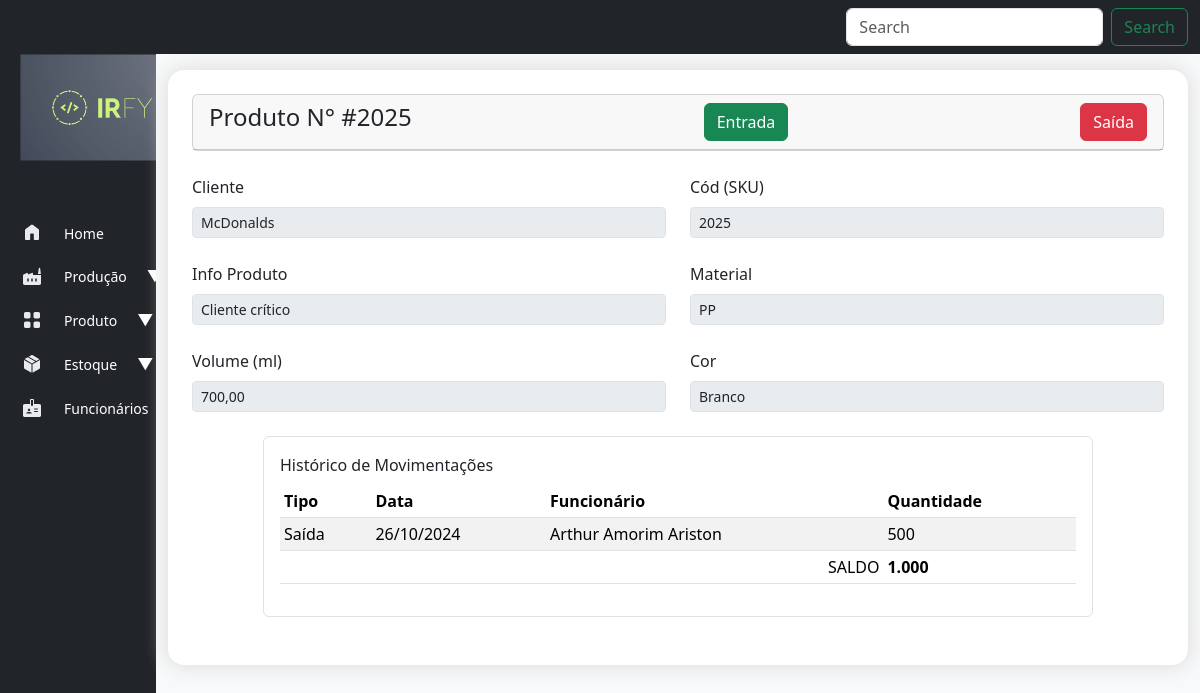
The page /estoque/produto_acabado/1/ on the database as committed earlier.
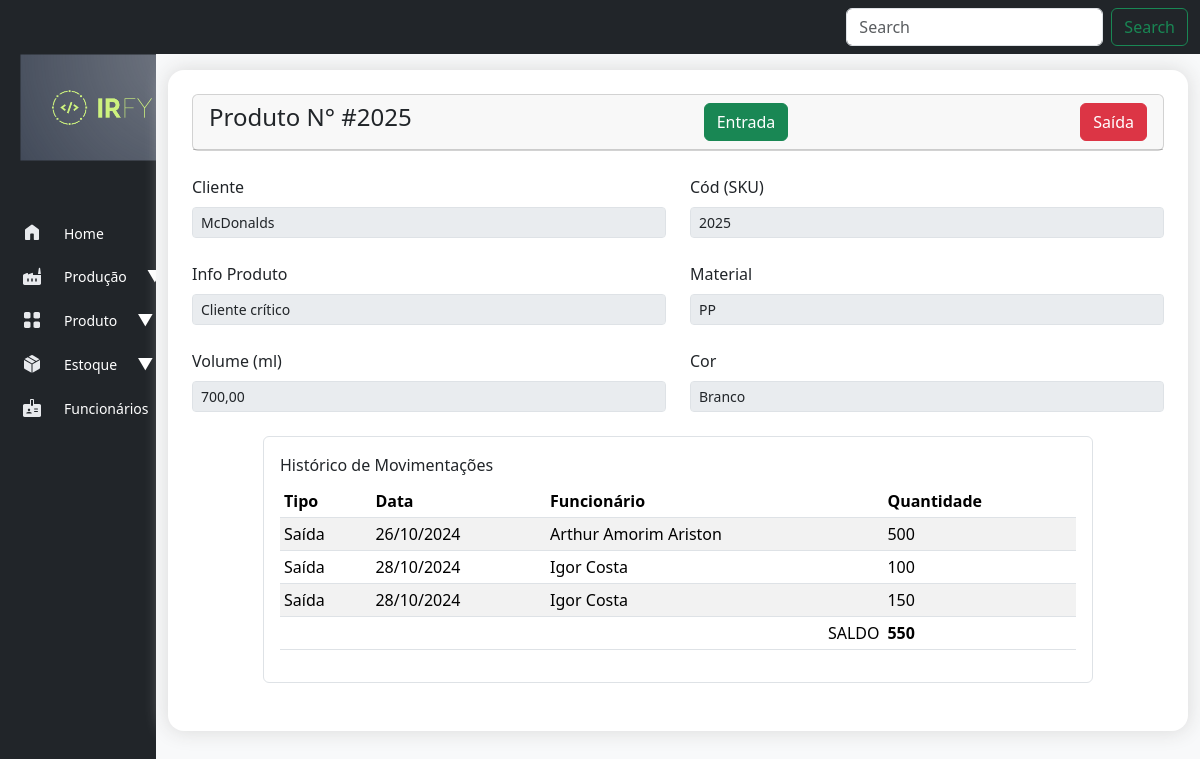
The same page on the database as committed later.
### estoque/models.py (models this page shows, shortened)
class MovimentoEstoqueAcabado(models.Model):
    TIPO_MOVIMENTOS_CHOICES = [
        ('entrada', 'Entrada'),
        ('saida', 'Saída'),
    ]
    produto_acabado = models.ForeignKey(ProdutoAcabado, on_delete=models.CASCADE)
    tipo_movimento = models.CharField(max_length=10, choices=TIPO_MOVIMENTOS_CHOICES)
    quantidade_movimentada = models.IntegerField()
    funcionario = models.ForeignKey(Funcionario, on_delete=models.CASCADE)
    data_mov = models.DateTimeField(auto_now_add=True)
    endereco = models.CharField(max_length=20)
    class Meta:
        verbose_name_plural = "Movimentações PA"

class ProdutoAcabado(models.Model):
    produto = models.ForeignKey(Produto, on_delete=models.CASCADE)
    quantidade = models.PositiveBigIntegerField(default=0)
    data_entrada = models.DateField(auto_now_add=True)
    localizacao = models.CharField(max_length=20)
    class Meta:
        verbose_name_plural = "Produtos Acabados"

### cadastro/models.py (models this page shows, shortened)
class Funcionario(models.Model):
    STATUS_CHOICES = [
        ('ativo', 'Ativo'),
        ('inativo', 'Inativo'),
    ]
    nome_funcionario = models.CharField(max_length=100)
    matricula_funcionario = models.CharField(max_length=5, unique=True)
    status = models.CharField(max_length=7, choices=STATUS_CHOICES, default="ativo")
    created_at = models.DateField(auto_now_add=True)
    def __str__(self):
        return self.nome_funcionario

class Produto(models.Model):
    cliente = models.ForeignKey(Cliente, on_delete=models.CASCADE)
    nome = models.CharField(max_length=255)
    codigo = models.CharField(max_length=50, unique=True)
    descricao = models.TextField(blank=True)
    material = models.CharField(max_length=100)
    peso = models.DecimalField(max_digits=10, decimal_places=2)
    volume = models.DecimalField(max_digits=10, decimal_places=2)
    cor = models.CharField(max_length=50)

class Cliente(models.Model):
    TIPOS_CLIENTE = [
        ('pf', 'Pessoa Física'),
        ('pj', 'Pessoa Jurídica'),
    ]
    nome_cliente = models.CharField(max_length=255)
    tipo_cliente = models.CharField(max_length=2, choices=TIPOS_CLIENTE, default='pf')
    cpf_cnpj = models.CharField(max_length=18, unique=True)
    email = models.EmailField(max_length=254)
    telefone = models.CharField(max_length=20, blank=True, null=True)
    endereco = models.TextField()
    data_cadastro = models.DateTimeField(auto_now_add=True)
    def __str__(self):
        return self.nome_cliente

### estoque/views.py (the view)
# urls.py: path('produto_acabado/<produto_acabado_id>/', views.produto_acabado, name='produto_acabado'),
def produto_acabado(request, produto_acabado_id):
    produto_acabado = ProdutoAcabado.objects.get(id = produto_acabado_id)
    movimentacoes = MovimentoEstoqueAcabado.objects.filter(produto_acabado=produto_acabado)
    context = {'movimentacoes': movimentacoes, 'produto_acabado': produto_acabado}
    return render(request, 'estoque_acabado/produto_acabado.html', context)

### estoque/templates/estoque_acabado/produto_acabado.html (shortened to what this page needs)
{% extends "base.html" %}
{% load django_bootstrap5 %}
{% load humanize %}
{% block header %}
<div class="card-header d-flex justify-content-between">
    <h4 class="mb-0"> Produto N° #{{ produto_acabado.produto.codigo }} </h4>
    {% block buttons %}
    <button type="button" class="btn btn-success" data-bs-toggle="modal" data-bs-target="#exampleModal">Entrada</button>
    <button type="button" class="btn btn-danger" data-bs-toggle="modal" data-bs-target="#exampleModal">Saída</button>
    {% endblock buttons %}
</div>
{% endblock header %}
{% block content %}
<div class="row d-flex justify-content-center">
    <div class="col-md-6 mb-4">
        <label for="disabledTextInput" class="form-label">Cliente</label>
        <input disabled type="text" id="disabledTextInput" class="form-control form-control-sm"
            value="{{ produto_acabado.produto.cliente }}">
    </div>
    <div class="col-md-6 mb-4">
        <label for="disabledTextInput" class="form-label">Cód (SKU)</label>
        <input disabled type="text" id="disabledTextInput" class="form-control form-control-sm"
            value="{{ produto_acabado.produto.codigo }}">
    </div>
</div>
<div class="row d-flex justify-content-center">
    <div class="col-md-6 mb-4">
        <label for="disabledTextInput" class="form-label">Info Produto</label>
        <input disabled type="text" id="disabledTextInput" class="form-control form-control-sm"
            value="{{ produto_acabado.produto.descricao }}">
    </div>
    <div class="col-md-6 mb-4">
        <label for="disabledTextInput" class="form-label">Material</label>
        <input disabled type="text" id="disabledTextInput" class="form-control form-control-sm"
            value="{{ produto_acabado.produto.material }}">
    </div>
</div>
<div class="row d-flex justify-content-center">
    <div class="col-md-6 mb-4">
        <label for="disabledTextInput" class="form-label">Volume (ml)</label>
        <input disabled type="text" id="disabledTextInput" class="form-control form-control-sm"
            value="{{ produto_acabado.produto.volume }}">
    </div>
    <div class="col-md-6 mb-4">
        <label for="disabledTextInput" class="form-label">Cor</label>
        <input disabled type="text" id="disabledTextInput" class="form-control form-control-sm"
            value="{{ produto_acabado.produto.cor }}">
    </div>
</div>
<div class="row d-flex justify-content-center">
    <div class="col-md-10 mb-4 p-3 border rounded">
        <label class="form-label">Histórico de Movimentações</label>
        <table class="table table-striped table-sm">
            <thead>
                <tr>
                    <th>Tipo</th>
                    <th>Data</th>
                    <th>Funcionário</th>
                    <th>Quantidade</th>
                </tr>
            </thead>
            <tbody>
                {% for mov in movimentacoes %}
                <tr>
                    <td> {{ mov.get_tipo_movimento_display }} </td>
                    <td> {{ mov.data_mov | date:'d/m/Y' }} </td>
                    <td> {{ mov.funcionario }} </td>
                    <td> {{ mov.quantidade_movimentada | intcomma }} </td>
                </tr>
                {% empty %}
                <tr>
                    <td colspan="5">Nenhuma movimentação encontrada.</td>
                </tr>
                {% endfor %}
                <tr>
                    <td></td>
                    <td></td>
                    <td style="text-align: end; background-color: white;"> SALDO</td>
                    <td> <strong> {{ produto_acabado.quantidade | intcomma }} </strong></td>
                </tr>
            </tbody>
        </table>
    </div>
</div>
</div>
{% endblock content %}

Rows that differ between the two databases and show on the page:
changed ProdutoAcabado "McDonalds": quantidade "1.000" → "550"
added MovimentoEstoqueAcabado: tipo_movimento "Saída", data_mov "28/10/2024", funcionario "Igor Costa", quantidade_movimentada "100"
added MovimentoEstoqueAcabado: tipo_movimento "Saída", data_mov "28/10/2024", funcionario "Igor Costa", quantidade_movimentada "150"
